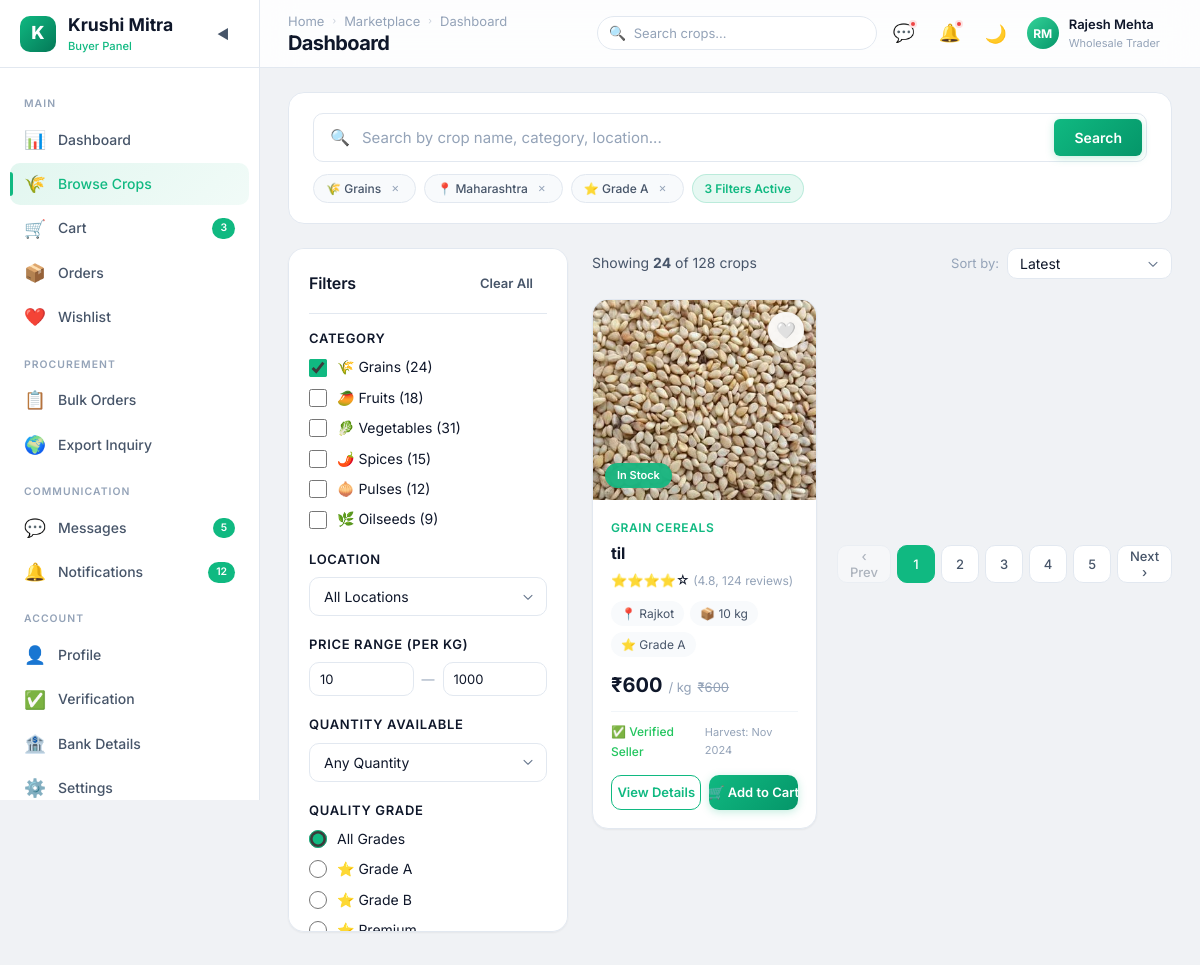
Before: /buyer/browse-crops/ (signed in) with the older database file.
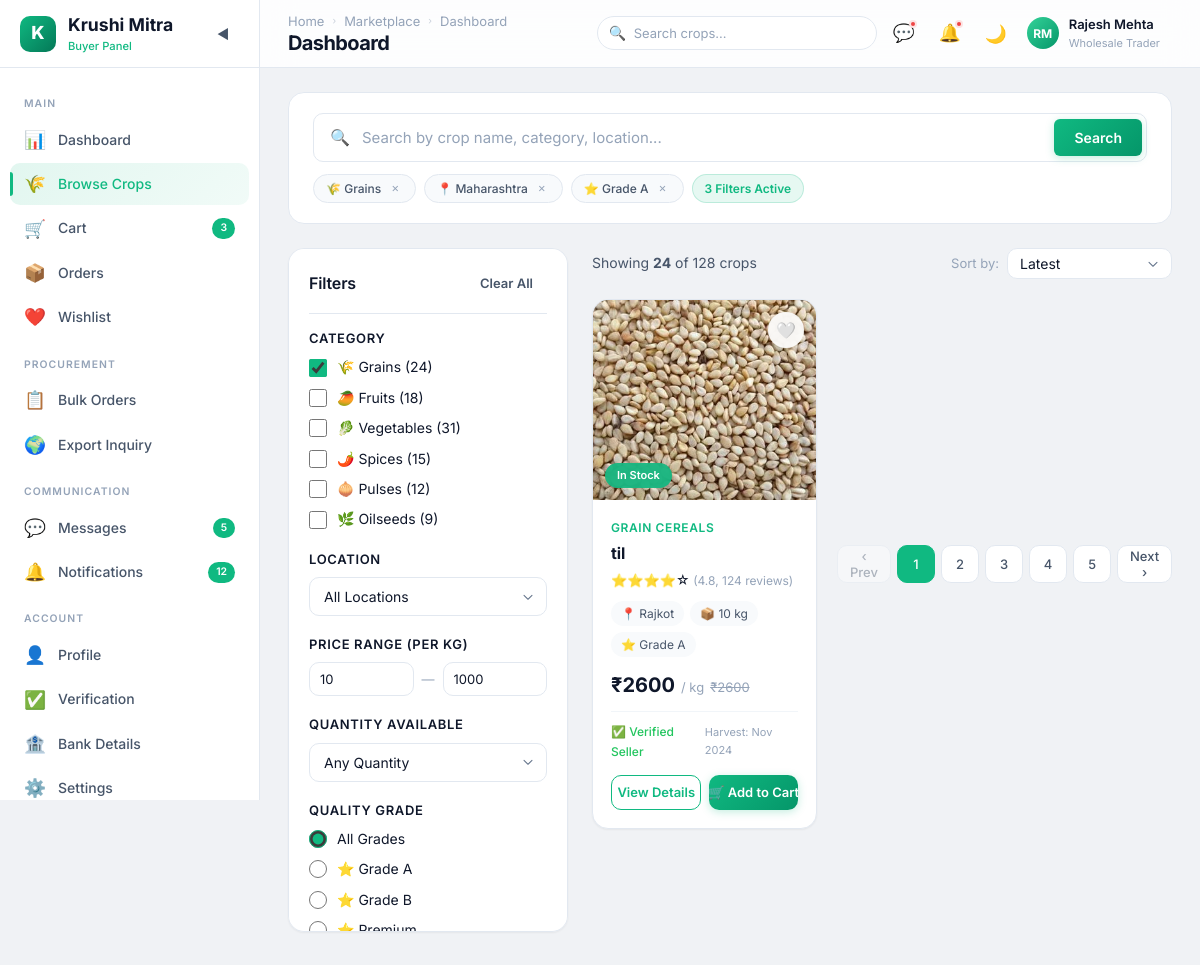
After: the same page with the newer database file.
### farmer/models.py (models this page shows)
class crop(models.Model):
    CATEGORY_CHOICES = (
        ('grain cereals', 'Grain cereals'),
        ('vegetables', 'Vegetables'),
        ('fruits', 'Fruits'),
        ('pulses', 'Pulses'),
        ('spices', 'Spices'),
        ('cotton', 'Cotton'),
    )
    user = models.ForeignKey(User,on_delete=models.CASCADE,related_name="seller")
    cropname = models.CharField(max_length=20)
    category = models.CharField(max_length=20 , choices = CATEGORY_CHOICES)
    quantity = models.IntegerField()
    price = models.IntegerField()
    description = models.TextField(null=True, blank=True)
    image = models.FileField(upload_to='crop/images/', null=True, blank=True)
    is_approved = models.BooleanField(default=False)
    created_at = models.DateTimeField(auto_now_add=True)
    def __str__(self):
        return f"{self.user} --> {self.cropname}"

class User(AbstractUser):
    ROLE_CHOICES = (
        ('Farmer', 'Farmer'),
        ('Buyer', 'Buyer'),
        ('Subadmin', 'Subadmin')
    )
    name = models.CharField(max_length=255)
    role = models.CharField(max_length=20, choices=ROLE_CHOICES)
    email = models.EmailField(unique=True,blank=True, null=True)
    city = models.CharField(max_length=100, blank=True, null=True)
    contact = models.CharField(max_length=10, unique=True , blank=True, null=True)
    password = models.CharField(max_length=128)
    is_active = models.BooleanField(default=False)
    def __str__(self):
        if self.email:
            return self.email
        elif self.contact:
            return self.contact
        return "No Data"

### farmer/views.py (the view)
        def wrapper(request, *args, **kwargs):
            if "contact" in request.session:
                try:
                    user = User.objects.get(contact=request.session['contact'])
                    request.uid = user
                    if user.role not in allowed_roles:
                        messages.error(request, "Access Denied")
                        return redirect('login')
                    return view_function(request, *args, **kwargs)
                except User.DoesNotExist:
                    return redirect('login')
            return redirect('login')

### buyer/views.py (called while the page is built)
@check_login(['Buyer'])
def buyer_browse_crops(request):
    all_crops = crop.objects.filter(is_approved = True)
    print("==================>",all_crops)
    context = {'all_crops' : all_crops}
    return render(request, "buyer/browse-crops.html",context)

### farmer/views.py (called while the page is built)
def check_login(allowed_roles):
    def decorator(view_function):
        def wrapper(request, *args, **kwargs):
            if "contact" in request.session:
                try:
                    user = User.objects.get(contact=request.session['contact'])
                    request.uid = user
                    if user.role not in allowed_roles:
                        messages.error(request, "Access Denied")
                        return redirect('login')
                    return view_function(request, *args, **kwargs)
                except User.DoesNotExist:
                    return redirect('login')
            return redirect('login')
        return wrapper
    return decorator

### buyer/templates/buyer/browse-crops.html (shortened to what the changed rows need)
<!DOCTYPE html>
{% load static %}
<html lang="en" data-theme="light">
<head>
  <link rel="stylesheet" href="{% static 'buyer/css/style.css' %}">
  <link rel="stylesheet" href="{% static 'buyer/css/browse-crops.css' %}">
</head>
<body>
  <div class="app-layout">
    <div class="main-wrapper">
      <header class="navbar">
        <div class="navbar-left">
          <div>
            <h1 class="page-title">Browse Crops</h1>
          </div>
        </div>
      </header>
      <main class="main-content">
        <div class="browse-layout page-reveal">
          <div class="results-container">
            <div class="crop-grid">
              {%for crop in all_crops %}
              <div class="crop-card card card-float" data-crop>
                <div class="crop-card-img-wrapper">
                  <img src="{{crop.image.url}}" alt="Basmati Rice" loading="lazy">
                  <button class="wishlist-toggle">🤍</button>
                  <span class="crop-stock-badge in-stock">In Stock</span>
                </div>
                <div class="crop-card-body">
                  <div class="crop-card-category">{{crop.category}}</div>
                  <h3 class="crop-card-name">{{crop.cropname}}</h3>
                  <div class="crop-card-rating">⭐⭐⭐⭐☆ <span class="rating-count">(4.8, 124 reviews)</span></div>
                  <div class="crop-card-details">
                    <span class="crop-detail">📍 {{crop.user.city}}</span>
                    <span class="crop-detail">📦 {{crop.quantity}} kg</span>
                    <span class="crop-detail">⭐ Grade A</span>
                  </div>
                  <div class="crop-card-price">
                    <span class="price">₹{{crop.price}}</span>
                    <span class="price-unit">/ kg</span>
                    <span class="price-discount">₹{{crop.price}}</span>
                  </div>
                  <div class="crop-card-footer">
                    <span class="crop-seller-status">✅ Verified Seller</span>
                    <span class="crop-harvest">Harvest: Nov 2024</span>
                  </div>
                  <div class="crop-card-actions">
                    <a href="{% url 'buyer_crop_details' pk=crop.id %}" class="btn btn-outline btn-sm flex-1">View
                      Details</a>
                    <a href="{% url 'buyer_cart' %}" class="btn btn-primary btn-sm flex-1">🛒 Add to Cart</a>
                  </div>
                </div>
              </div>
              {%endfor%}
            </div>
          </div>
      </main>
    </div>
  </div>
</body>
</html>

Changed rows visible on the page:
changed crop "til": price "600" → "2600"
